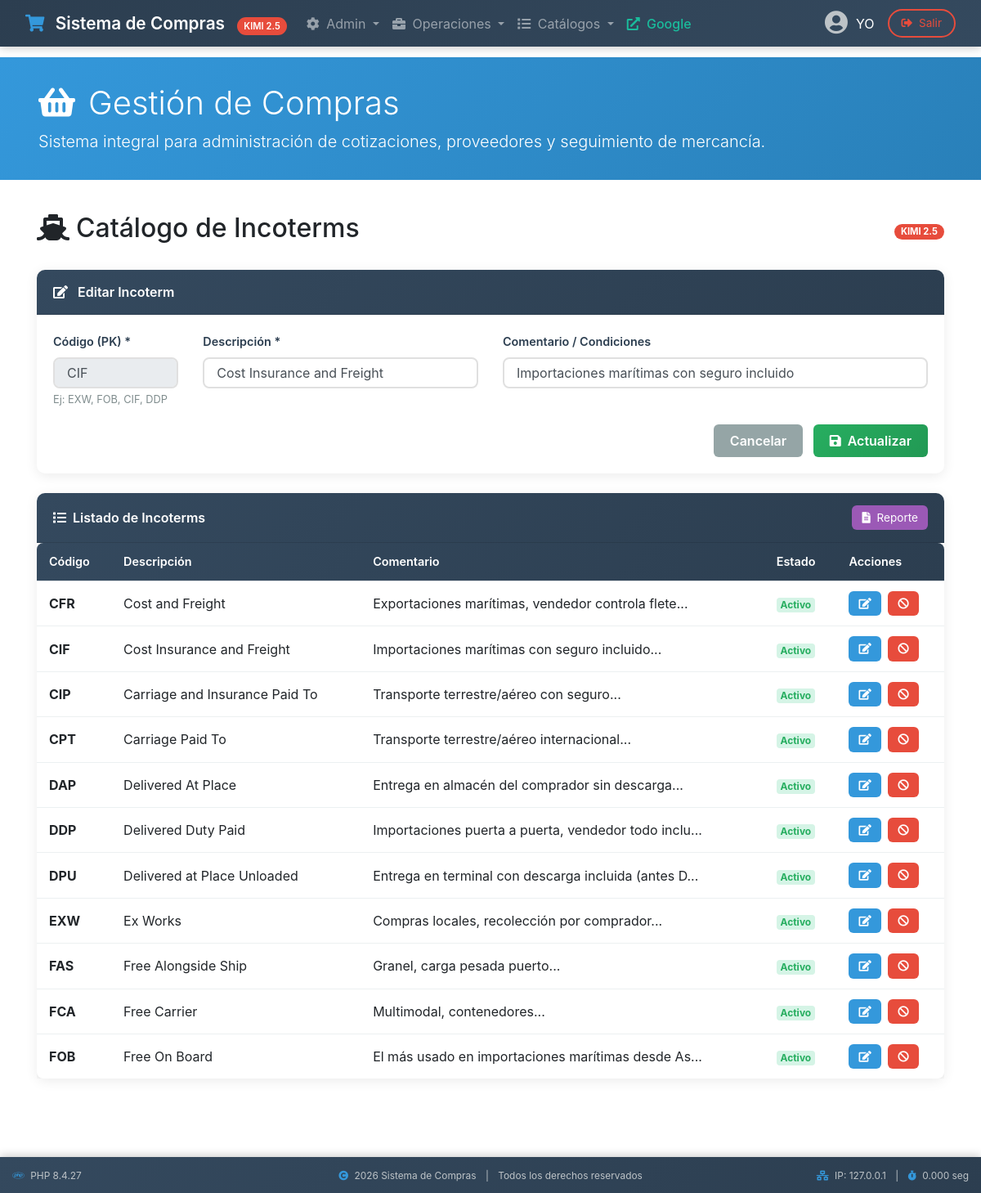
/catalogo_incoterms.php?editar=CIF, run on the app's committed database.
### tables this page shows
CREATE TABLE IF NOT EXISTS cat_incoterms (
  idIncoterm           VARCHAR(10)   NOT NULL PRIMARY KEY,
  descripcion          VARCHAR(200)  NOT NULL,
  comentario           VARCHAR(500),
  activo               VARCHAR(3)    DEFAULT 'si',
  fecha_alta           DATETIME,
  ultima_actualizacion DATETIME,
  usuario_alta         VARCHAR(100),
  usuario_modifica     VARCHAR(100)
);

### catalogo_incoterms.php (the view, shortened to what this page needs)
<?php require_once 'headerkimi.php'; ?>
<link rel="stylesheet" href="compraskimi.css">
<div id="subcontainer">
<?php
$editando = false;
$datos_edit = null;
if (isset($_GET['editar'])) {
    $id_edit = $_GET['editar'];
    $res = mysqli_query($link, "SELECT * FROM cat_incoterms WHERE idIncoterm = '$id_edit'");
    if (mysqli_num_rows($res) > 0) {
        $datos_edit = mysqli_fetch_assoc($res);
        $editando = true;
    }
}
$pagina = isset($_GET['pagina']) ? intval($_GET['pagina']) : 1;
$registros_por_pagina = 50;
$inicio = ($pagina - 1) * $registros_por_pagina;
$sql = "SELECT * FROM cat_incoterms ORDER BY idIncoterm LIMIT $inicio, $registros_por_pagina";
$resultado = mysqli_query($link, $sql);
?>
<div class="container-fluid">
    <div class="d-flex justify-content-between align-items-center mb-4">
        <h2><i class="fas fa-ship mr-2"></i>Catálogo de Incoterms</h2>
        <span class="badge badge-modelo">KIMI 2.5</span>
    </div>
    <div class="card card-modulo mb-4">
        <div class="card-header">
            <i class="fas fa-<?php echo $editando ? 'edit' : 'plus'; ?> mr-2"></i>
            <?php echo $editando ? 'Editar Incoterm' : 'Nuevo Incoterm'; ?>
        </div>
        <div class="card-body">
            <form method="POST" class="form-sistema">
                <div class="row">
                    <div class="col-md-2">
                        <div class="form-group">
                            <label>Código (PK) *</label>
                            <input type="text" name="idIncoterm" class="form-control" maxlength="10"
                                   value="<?php echo $editando ? $datos_edit['idIncoterm'] : ''; ?>"
                                   <?php echo $editando ? 'readonly' : ''; ?> required>
                            <small class="ayuda-campo">Ej: EXW, FOB, CIF, DDP</small>
                        </div>
                    </div>
                    <div class="col-md-4">
                        <div class="form-group">
                            <label>Descripción *</label>
                            <input type="text" name="descripcion" class="form-control" maxlength="200"
                                   value="<?php echo $editando ? $datos_edit['descripcion'] : ''; ?>" required>
                        </div>
                    </div>
                    <div class="col-md-6">
                        <div class="form-group">
                            <label>Comentario / Condiciones</label>
                            <input type="text" name="comentario" class="form-control" maxlength="500"
                                   value="<?php echo $editando ? $datos_edit['comentario'] : ''; ?>">
                        </div>
                    </div>
                </div>
                <div class="text-right">
                    <?php if ($editando): ?>
                        <a href="catalogo_incoterms.php" class="btn btn-cancelar mr-2">Cancelar</a>
                    <?php endif; ?>
                    <button type="submit" name="guardar" class="btn btn-guardar">
                        <i class="fas fa-save mr-1"></i> <?php echo $editando ? 'Actualizar' : 'Guardar'; ?>
                    </button>
                </div>
            </form>
        </div>
    </div>
    <div class="card card-modulo">
        <div class="card-header d-flex justify-content-between align-items-center">
            <span><i class="fas fa-list mr-2"></i>Listado de Incoterms</span>
            <a href="?module=reporte" target="_blank" class="btn btn-reporte btn-sm">
                <i class="fas fa-file-alt mr-1"></i> Reporte
            </a>
        </div>
        <div class="card-body p-0">
            <div class="table-responsive">
                <table class="table table-sistema mb-0">
                    <thead>
                        <tr>
                            <th>Código</th>
                            <th>Descripción</th>
                            <th>Comentario</th>
                            <th>Estado</th>
                            <th>Acciones</th>
                        </tr>
                    </thead>
                    <tbody>
                        <?php while ($row = mysqli_fetch_assoc($resultado)): ?>
                            <tr>
                                <td><strong><?php echo $row['idIncoterm']; ?></strong></td>
                                <td><?php echo $row['descripcion']; ?></td>
                                <td><?php echo $row['comentario'] ? substr($row['comentario'], 0, 50) . '...' : '-'; ?></td>
                                <td>
                                    <span class="badge badge-status-<?php echo $row['activo'] == 'si' ? 'ok' : 'warning'; ?>">
                                        <?php echo $row['activo'] == 'si' ? 'Activo' : 'Inactivo'; ?>
                                    </span>
                                </td>
                                <td>
                                    <a href="?editar=<?php echo $row['idIncoterm']; ?>" class="btn btn-editar btn-sm mr-1">
                                        <i class="fas fa-edit"></i>
                                    </a>
                                    <button type="button" class="btn btn-<?php echo $row['activo'] == 'si' ? 'eliminar' : 'activar'; ?> btn-sm"
                                            data-toggle="modal" data-target="#modal<?php echo $row['idIncoterm']; ?>">
                                        <i class="fas fa-<?php echo $row['activo'] == 'si' ? 'ban' : 'check'; ?>"></i>
                                    </button>
                                </td>
                            </tr>
                        <?php endwhile; ?>
                    </tbody>
                </table>
            </div>
        </div>
    </div>
</div>
</div>
<?php require_once 'footerkimi.php'; ?>

### compraskimi.css (style rules this page uses)
#subcontainer { overflow-x: auto; min-height: calc(100vh - 140px); padding-bottom: 60px; padding-left: 15px; padding-right: 15px; padding-top: 20px; }
.table-sistema { background: white; border-radius: 8px; overflow: hidden; box-shadow: 0 2px 10px rgba(0,0,0,0.08); }
.table-sistema thead { background: linear-gradient(135deg, #34495e 0%, #2c3e50 100%); color: white; }
.table-sistema thead th { font-weight: 600; font-size: 0.9rem; padding: 12px 15px; border: none; white-space: nowrap; }
.table-sistema tbody td { padding: 12px 15px; vertical-align: middle; border-bottom: 1px solid #ecf0f1; }
.table-sistema tbody tr:last-child td { border-bottom: none; }
.badge-status-ok { background: #d5f4e6; color: #27ae60; }
.btn-guardar { background: linear-gradient(135deg, #27ae60 0%, #229954 100%); border: none; color: white; border-radius: 6px; padding: 8px 20px; font-weight: 600; transition: all 0.3s; }
.btn-cancelar { background: #95a5a6; border: none; color: white; border-radius: 6px; padding: 8px 20px; font-weight: 600; transition: all 0.3s; }
.btn-editar { background: #3498db; border: none; color: white; border-radius: 6px; padding: 5px 12px; font-size: 0.85rem; transition: all 0.2s; }
.btn-eliminar { background: #e74c3c; border: none; color: white; border-radius: 6px; padding: 5px 12px; font-size: 0.85rem; transition: all 0.2s; }
.btn-reporte { background: #9b59b6; border: none; color: white; border-radius: 6px; padding: 5px 12px; font-size: 0.85rem; transition: all 0.2s; }
.form-sistema .form-group { margin-bottom: 20px; }
.form-sistema label { font-weight: 600; color: #2c3e50; font-size: 0.9rem; margin-bottom: 8px; }
.form-sistema .form-control, .form-sistema .custom-select { border: 2px solid #e0e0e0; border-radius: 8px; padding: 10px 15px; transition: all 0.3s; }
.card-modulo { border: none; border-radius: 10px; box-shadow: 0 3px 15px rgba(0,0,0,0.08); transition: all 0.3s; margin-bottom: 20px; }
.card-modulo .card-header { background: linear-gradient(135deg, #34495e 0%, #2c3e50 100%); color: white; border-radius: 10px 10px 0 0 !important; font-weight: 600; padding: 15px 20px; }
.ayuda-campo { color: #7f8c8d; font-size: 0.8rem; margin-top: 5px; }

### headerkimi.php (style rules this page uses)
body { padding-top: 70px; min-height: 100vh; }
.badge-modelo { background: #e74c3c; color: white; font-size: 0.7rem; padding: 4px 8px; border-radius: 12px; margin-left: 10px; }

### data on the page
cat_incoterms: idIncoterm "CIF", descripcion "Cost Insurance and Freight", comentario "Importaciones marítimas con seguro incluido", activo "Activo"
cat_incoterms: idIncoterm "CFR", descripcion "Cost and Freight", comentario "Exportaciones marítimas, vendedor controla flete", activo "Activo"
cat_incoterms: idIncoterm "CIP", descripcion "Carriage and Insurance Paid To", comentario "Transporte terrestre/aéreo con seguro", activo "Activo"
cat_incoterms: idIncoterm "CPT", descripcion "Carriage Paid To", comentario "Transporte terrestre/aéreo internacional", activo "Activo"
cat_incoterms: idIncoterm "DAP", descripcion "Delivered At Place", comentario "Entrega en almacén del comprador sin descarga", activo "Activo"
cat_incoterms: idIncoterm "DDP", descripcion "Delivered Duty Paid", comentario "Importaciones puerta a puerta, vendedor todo inclu", activo "Activo"
cat_incoterms: idIncoterm "DPU", descripcion "Delivered at Place Unloaded", comentario "Entrega en terminal con descarga incluida (antes D", activo "Activo"
cat_incoterms: idIncoterm "EXW", descripcion "Ex Works", comentario "Compras locales, recolección por comprador", activo "Activo"
cat_incoterms: idIncoterm "FAS", descripcion "Free Alongside Ship", comentario "Granel, carga pesada puerto", activo "Activo"
cat_incoterms: idIncoterm "FCA", descripcion "Free Carrier", comentario "Multimodal, contenedores", activo "Activo"
cat_incoterms: idIncoterm "FOB", descripcion "Free On Board", comentario "El más usado en importaciones marítimas desde As", activo "Activo"

### other printed values
$session_usuario "YO"
phpversion() "8.4.27"
$_SERVER['REMOTE_ADDR'] "127.0.0.1"
